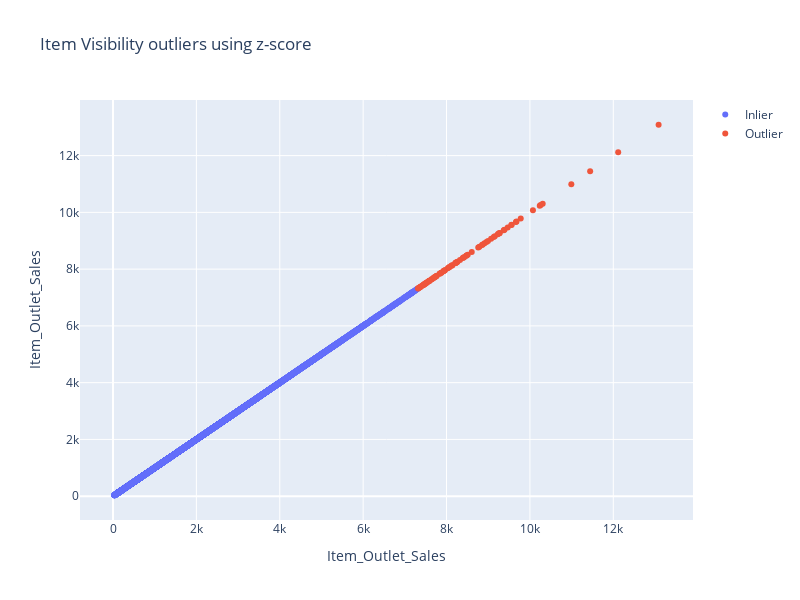

Here is the notebook cell this chart was saved with:
### Code cell
fig = go.Figure()

fig.add_trace(go.Scatter(
    x=df_outlier.loc[df_outlier['outlier'] == '0', 'Item_Outlet_Sales'],
    y=df_outlier.loc[df_outlier['outlier'] == '0', 'Item_Outlet_Sales'],
    mode='markers',
    name='Inlier'
))

fig.add_trace(go.Scatter(
    x=df_outlier.loc[df_outlier['outlier'] == '1', 'Item_Outlet_Sales'],
    y=df_outlier.loc[df_outlier['outlier'] == '1', 'Item_Outlet_Sales'],
    mode='markers',
    name='Outlier'  
))

fig.update_layout(
        title=f'<span>Item Visibility outliers using z-score</span>', 
        autosize=False,
        width=800,
        height=600,
        xaxis=dict(title=f'<span>Item_Outlet_Sales</span>'),
        yaxis=dict(title=f'<span>Item_Outlet_Sales</span>')
    )

fig.show()

### Figure 1 — Plotly figure (JSON) as saved in the notebook; plotly's stock layout.template omitted (floating-point values rounded to 4 significant figures; data arrays with more than 128 entries replaced by an {"elided": "..."} marker saying what was removed)
{"data": [{"mode": "markers", "name": "Inlier", "type": "scatter", "x": {"elided": "8433 float values"}, "y": {"elided": "8433 float values"}}, {"mode": "markers", "name": "Outlier", "type": "scatter", "x": [7968.0, 7370.0, 7453.0, 7697.0, 9268.0, 7763.0, 9158.0, 8115.0, 7444.0, 7489.0, 7834.0, 7760.0, 7370.0, 9133.0, 9276.0, 10240.0, 7472.0, 8132.0, 11450.0, 7646.0, 7504.0, 8240.0, 9372.0, 8851.0, 7478.0, 8605.0, 7590.0, 8761.0, 7932.0, 7534.0, 7843.0, 9468.0, 8912.0, 7504.0, 8139.0, 7334.0, 7350.0, 8064.0, 7580.0, 8958.0, 9780.0, 9252.0, 10990.0, 7742.0, 8263.0, 8413.0, 10260.0, 9665.0, 8509.0, 8029.0, 7646.0, 8388.0, 12120.0, 7686.0, 9562.0, 7602.0, 8868.0, 8480.0, 7425.0, 7317.0, 8474.0, 7393.0, 8217.0, 7883.0, 9070.0, 8790.0, 10310.0, 9554.0, 8217.0, 7719.0, 8063.0, 8245.0, 13090.0, 10070.0, 7940.0, 8324.0, 7873.0, 8209.0, 7322.0, 7718.0, 7434.0, 7944.0, 9678.0, 7510.0, 8418.0, 9228.0, 8995.0, 9390.0, 7550.0, 7588.0], "y": [7968.0, 7370.0, 7453.0, 7697.0, 9268.0, 7763.0, 9158.0, 8115.0, 7444.0, 7489.0, 7834.0, 7760.0, 7370.0, 9133.0, 9276.0, 10240.0, 7472.0, 8132.0, 11450.0, 7646.0, 7504.0, 8240.0, 9372.0, 8851.0, 7478.0, 8605.0, 7590.0, 8761.0, 7932.0, 7534.0, 7843.0, 9468.0, 8912.0, 7504.0, 8139.0, 7334.0, 7350.0, 8064.0, 7580.0, 8958.0, 9780.0, 9252.0, 10990.0, 7742.0, 8263.0, 8413.0, 10260.0, 9665.0, 8509.0, 8029.0, 7646.0, 8388.0, 12120.0, 7686.0, 9562.0, 7602.0, 8868.0, 8480.0, 7425.0, 7317.0, 8474.0, 7393.0, 8217.0, 7883.0, 9070.0, 8790.0, 10310.0, 9554.0, 8217.0, 7719.0, 8063.0, 8245.0, 13090.0, 10070.0, 7940.0, 8324.0, 7873.0, 8209.0, 7322.0, 7718.0, 7434.0, 7944.0, 9678.0, 7510.0, 8418.0, 9228.0, 8995.0, 9390.0, 7550.0, 7588.0]}], "layout": {"autosize": false, "height": 600, "title": {"text": "<span>Item Visibility outliers using z-score</span>"}, "width": 800, "xaxis": {"title": {"text": "<span>Item_Outlet_Sales</span>"}}, "yaxis": {"title": {"text": "<span>Item_Outlet_Sales</span>"}}}}
